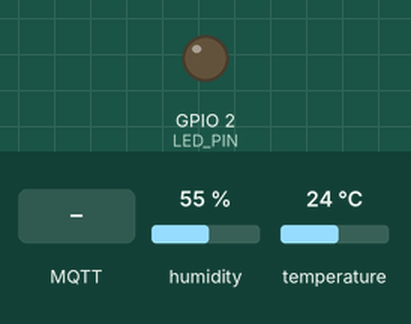
This sketch was run on a simulated ESP32. Parts: output pins drawn as LEDs (lit = HIGH). The inputs (shaded band) are chosen by the test bench; at power-on: humidity 55 %, temperature 24 °C. WiFi joins after 1.5 s; servers stay silent unless stated; no MQTT or app messages arrive unless stated; what the sketch prints to the serial monitor is not drawn.

Above: at 2.7 s.
2.8 s: MQTT message "onled1" arrives on the first subscribed topic
At 4.8 s:
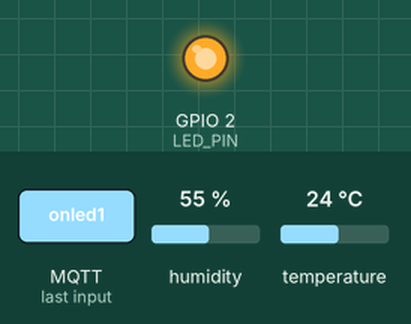
5.1 s: MQTT message "offled1" arrives on the first subscribed topic
At 6.0 s:
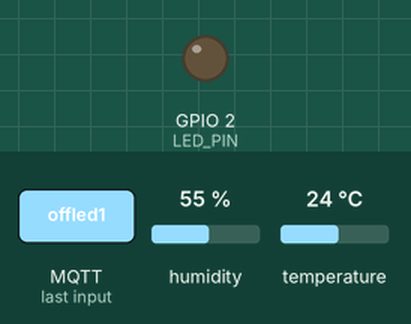
Timing chart, 0 to 8.1 s (numbered marks = the images above; inputs shaded):
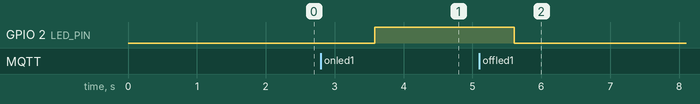

Measured:
- after the input at 2.8 s, GPIO 2 (LED_PIN): LOW → HIGH after 0.78 s
- after the input at 5.1 s, GPIO 2 (LED_PIN): HIGH → LOW after 0.50 s

The sketch:

mqtt_temp_humidity_ledcontrol.ino
```cpp
#include <WiFi.h>
#include <PubSubClient.h>
#include "DHT.h"

// ================= WIFI =================
#define WIFI_SSID "_______________"
#define WIFI_PASSWORD "_____________"

// ================= MQTT =================
#define MQTT_HOST "_____________" //broker server address > broker.emqx.io
#define MQTT_PORT 1883

#define TEMP_TOPIC  "_____________"    //topic untuk publish temperature
#define HUM_TOPIC   "_____________"    //topic untuk publish humidity
#define SUB_TOPIC  "______________"   //topic untuk subscribe led control

// ================= HARDWARE =================
#define DHTPIN 25
#define DHTTYPE DHT11
#define LED_PIN 2   // 👈 LED pin

WiFiClient espClient;
PubSubClient mqttClient(espClient);
DHT dht(DHTPIN, DHTTYPE);

// ================= WIFI =================
void connectWiFi() {
  Serial.print("📶 WiFi");
  WiFi.begin(WIFI_SSID, WIFI_PASSWORD);

  while (WiFi.status() != WL_CONNECTED) {
    delay(500);
    Serial.print("⏳");
  }

  Serial.println("\n✅ WiFi Connected");
}

// ================= MQTT =================
void connectMQTT() {
  while (!mqttClient.connected()) {
    if (mqttClient.connect("ESP32-DHT")) {
      Serial.println("✅ MQTT Connected");

      mqttClient.subscribe(SUB_TOPIC);   // 👈 subscribe
      Serial.println("📩 Subscribed LED control");

    } else {
      Serial.println("❌ MQTT retry...");
      delay(2000);
    }
  }
}

// ================= CALLBACK =================
void mqttCallback(char* topic, byte* payload, unsigned int length) {

  String message = "";

  for (int i = 0; i < length; i++) {
    message += (char)payload[i];
  }

  message.toLowerCase();
  message.trim();

  Serial.println("\n📩 MQTT MESSAGE: " + message);

  if (message == "onled1") {
    digitalWrite(LED_PIN, HIGH);
    Serial.println("💡 LED ON");
  }
  else if (message == "offled1") {
    digitalWrite(LED_PIN, LOW);
    Serial.println("💡 LED OFF");
  }
}

void setup() {
  Serial.begin(115200);

  pinMode(LED_PIN, OUTPUT);
  digitalWrite(LED_PIN, LOW);

  dht.begin();

  connectWiFi();

  mqttClient.setServer(MQTT_HOST, MQTT_PORT);
  mqttClient.setCallback(mqttCallback);  // 👈 penting
}

// ================= LOOP =================
void loop() {

  if (WiFi.status() != WL_CONNECTED) connectWiFi();
  if (!mqttClient.connected()) connectMQTT();

  mqttClient.loop();

  float hum = dht.readHumidity();
  float temp = dht.readTemperature();

  if (isnan(temp) || isnan(hum)) {
    Serial.println("❌ DHT read failed");
    return;
  }

  String tempStr = String(temp, 1);
  String humStr  = String(hum, 1);

  mqttClient.publish(TEMP_TOPIC, tempStr.c_str());
  mqttClient.publish(HUM_TOPIC, humStr.c_str());

  Serial.println("📤 Publish data:");
  Serial.println("🌡️ Temp: " + tempStr);
  Serial.println("💧 Hum : " + humStr);

  delay(2000);
}
```
